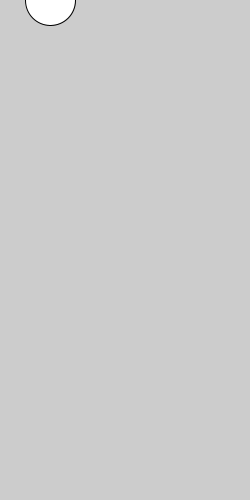
Frame 1 (no input)
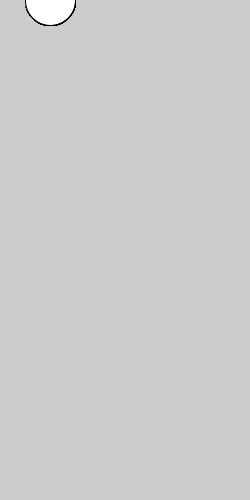
Frame 60 (the mouse pressed at the canvas centre just before this capture)
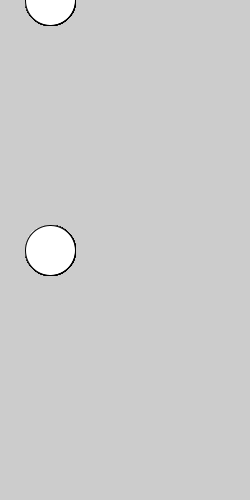
Frame 120 (the mouse held since frame 60 and released just before this capture)

The Processing sketch that drew these frames (run headless with seeded random() and noise(); from frame 60 on, the mouse is pressed at the canvas centre):

// Processing sketch: map
// ── map.pde
/*

 El efecto de la función map consiste en 
 devolver una variable de tipo flotante,
 esta variable es el resultado de 
 una variable pirnicpal (llamaremos v1)
 que varía entre rangos:
 
  Un mínimo (llamaremos x1) y un máximo (llamaremos y1)
  de la variable principal
  y otros valores en el mínimo (x2) y en el máximo (y2) 
  de la variable que retorna

 La función map(v1,x1,y1,x2,y2) espera 5 parámetros:
 
 v1 - La variable principal que usará map
 x1 - El mínimo de la variable principal
 y1 - El máximo de la variable principal
 x2 - El mínimo del nuevo valor mínimo
 y2 - El máximo del nuevo valor máximo
 
 + En este sketch usaremos la variable de tipo floatante
   'miVariable' la cual usaremos como variable resultante 
   de la función map() de Processing
   
   Referencia:
   https://processing.org/reference/map_.html
*/
float miVariable;
void setup(){
  size(250,500);
}
void draw(){
  miVariable = map(mouseX, 0 , width, 0, height);
  println(miVariable);
  ellipse(50,miVariable,50,50);
}
